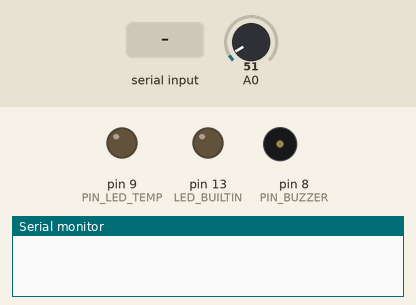
Recording of a sketch running on a simulated Arduino Uno, built with avr-gcc and run on an emulated ATmega328P. Shown: output pins drawn as LEDs (lit = HIGH), buzzer (waves = sounding, pin HIGH), the last lines printed to the serial monitor. Inputs (shaded band) come from the test bench; at power-on: A0 = 51.

Above: at 1.2 s.
1.3 s: "$On\n" received over Serial
At 1.8 s:
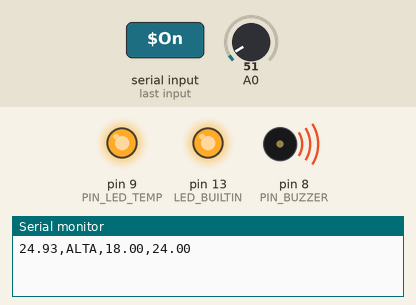
2.8 s: "H:90\n" received over Serial
At 4.5 s:
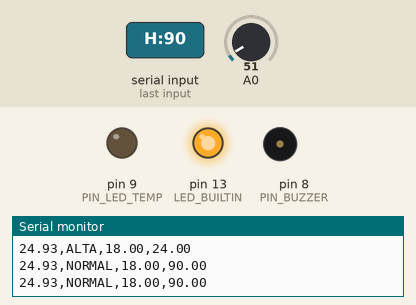
4.8 s: A0 set to 41
6.5 s: A0 set to 34
At 8.7 s:
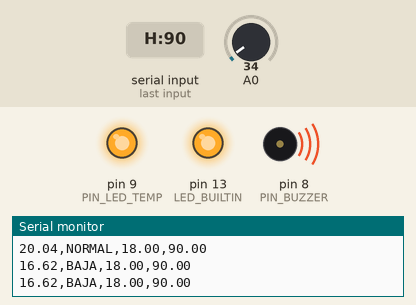
9.5 s: A0 set to 61
At 11.1 s:
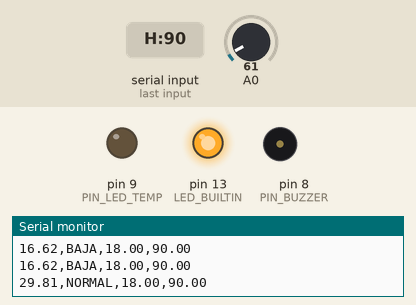
11.8 s: A0 set to 30
At 12.6 s:
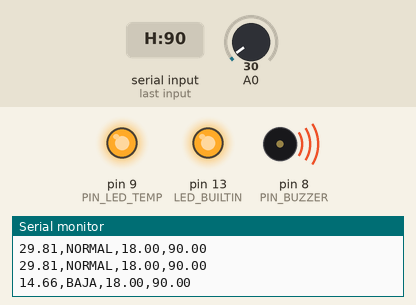
Timing chart, 0 to 14.8 s (numbered marks = the images above; inputs shaded):
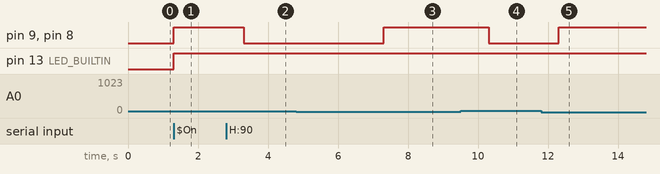

The sketch:

sketch_sep26a.ino
```cpp
/*

==============Codigo Version 1 - USADO EN PRUEBA NUMERO 7 DEL SENSOR ANALOGICO==============

String inputString = ""; //a String to hold incoming data
bool stringComplete = false; // whether the string is complete

void setup() {
  // put your setup code here, to run once:
  Serial.begin(9600);
  pinMode(LED_BUILTIN,OUTPUT);
  digitalWrite(LED_BUILTIN,LOW);
  Serial.println("Hola Mundo");

}

void loop() {
  // put your main code here, to run repeatedly:
  if (stringComplete){
    inputString.trim();
    Serial.println(inputString);
    //process the command
    if (inputString.equals("$On")){
      digitalWrite(LED_BUILTIN,HIGH);
    }
    else if (inputString.equals("$Off"))
    {
      digitalWrite(LED_BUILTIN,LOW);
    }

    //clear the string:
    inputString = "";
    stringComplete = false;


  }

}

void serialEvent()
{
  while(Serial.available()){
    //get the new byte:
    char inChar = (char)Serial.read();
    if (inChar == '\n'){
      stringComplete = true;
    }
    else{
      //add it t the inputString:
      inputString += inChar;
    }
  }
}
*/


/*

==============Codigo Version 2 - USADO EN PRUEBA NUMERO 8 DEL SENSOR ANALOGICO==============

// Variables para la comunicación serial
String inputString = "";
bool stringComplete = false;

//Variable de control de estado del sistema
bool sistemaActivo = false;


// Variables para el sensor de temperatura y rangos
float tempMin = 18.0; // Límite inferior predeterminado
float tempMax = 24.0; // Límite superior predeterminado
unsigned long previoMillis = 0;
const long intervalo = 1000; // Envía datos cada 1 segundo

// Pines de Actuadores
const int PIN_BUZZER = 8;  // pin para el buzzer
const int PIN_LED_TEMP = 9; // LED indicador físico

void setup() {
  Serial.begin(9600);

  pinMode(LED_BUILTIN, OUTPUT);
  pinMode(PIN_BUZZER, OUTPUT);
  pinMode(PIN_LED_TEMP, OUTPUT);

  digitalWrite(LED_BUILTIN, LOW);
  digitalWrite(PIN_BUZZER, LOW);
  digitalWrite(PIN_LED_TEMP, LOW);

  apagarTodoElHardware();
}

void loop() {
  // PROCESAR COMANDOS DESDE EL HMI
  if (stringComplete) {
    inputString.trim();

    // Control manual del LED integrado
    if (inputString.equals("$On")) {
      digitalWrite(LED_BUILTIN, HIGH);
    }
    else if (inputString.equals("$Off")) {
      digitalWrite(LED_BUILTIN, LOW);
    }
    // Configuración dinámica de rangos desde el HMI (Formato esperado: L:15.5 o H:28.0)
    else if (inputString.startsWith("L:")) {
      tempMin = inputString.substring(2).toFloat();
    }
    else if (inputString.startsWith("H:")) {
      tempMax = inputString.substring(2).toFloat();
    }

    // Limpiar string
    inputString = "";
    stringComplete = false;
  }

  // LECTURA DE TEMPERATURA Y ENVÍO AL HMI
  unsigned long actualMillis = millis();
  if (actualMillis - previoMillis >= intervalo) {
    previoMillis = actualMillis;

    // Leer sensor
    int value = analogRead(A0);
    float volts = (value * 5.0) / 1023.0;
    float celsius = volts * 100.0;

    // Determinar estado de alerta
    String estado = "NORMAL";
    if (celsius > tempMax) {
      estado = "ALTA";
      digitalWrite(PIN_BUZZER, HIGH); // Activa buzzer físico
      digitalWrite(PIN_LED_TEMP, HIGH);
    }
    else if (celsius < tempMin) {
      estado = "BAJA";
      digitalWrite(PIN_BUZZER, HIGH); // Activa buzzer físico
      digitalWrite(PIN_LED_TEMP, HIGH);
    }
    else {
      digitalWrite(PIN_BUZZER, LOW);  // Apaga alertas físicas
      digitalWrite(PIN_LED_TEMP, LOW);
    }

    // Enviar datos formateados al HMI: "Temperatura,Estado,Min,Max"
    // Ejemplo: "25.34,ALTA,18.00,24.00"
    Serial.print(celsius);
    Serial.print(",");
    Serial.print(estado);
    Serial.print(",");
    Serial.print(tempMin);
    Serial.print(",");
    Serial.println(tempMax);
  }
}

//Funcion que apaga todas las salidas fisicas de golpe
void apagarTodoElHardware() {
  digitalWrite(LED_BUILTIN, LOW);
  digitalWrite(PIN_BUZZER, LOW);
  digitalWrite(PIN_LED_TEMP, LOW);
}


// Evento Serial automático
void serialEvent() {
  while (Serial.available()) {
    char inChar = (char)Serial.read();
    if (inChar == '\n') {
      stringComplete = true;
    } else {
      inputString += inChar;
    }
  }
}

*/


/*

==============Codigo Version 3 - USADO EN PRUEBA NUMERO 9 DEL SENSOR ANALOGICO==============

// Variables para la comunicación serial
String inputString = "";
bool stringComplete = false;

// Variable de control de estado del sistema
bool sistemaActivo = false;

// Variables para el sensor de temperatura y rangos
float tempMin = 18.0;
float tempMax = 24.0;
unsigned long previoMillis = 0;
const long intervalo = 1000;

// Pines de Actuadores
const int PIN_BUZZER = 8;
const int PIN_LED_TEMP = 9;

void setup() {
  Serial.begin(9600);

  pinMode(LED_BUILTIN, OUTPUT);
  pinMode(PIN_BUZZER, OUTPUT);
  pinMode(PIN_LED_TEMP, OUTPUT);

  // Asegurar estado inicial apagado
  apagarTodoElHardware();
}

void loop() {
  // PROCESAR COMANDOS DESDE EL HMI
  if (stringComplete) {
    inputString.trim();

    // Control general de encendido y apagado del sistema
    if (inputString.equals("$On")) {
      sistemaActivo = true;
      digitalWrite(LED_BUILTIN, HIGH); // Luz de sistema operando
    }
    else if (inputString.equals("$Off")) {
      sistemaActivo = false;
      apagarTodoElHardware(); // Apagado inmediato de seguridad
    }
    // Configuración de rangos
    else if (inputString.startsWith("L:")) {
      tempMin = inputString.substring(2).toFloat();
    }
    else if (inputString.startsWith("H:")) {
      tempMax = inputString.substring(2).toFloat();
    }

    inputString = "";
    stringComplete = false;
  }

  // OPERACIÓN Y MONITOREO (Solo si el HMI activó el sistema)
  if (sistemaActivo) {
    unsigned long actualMillis = millis();
    if (actualMillis - previoMillis >= intervalo) {
      previoMillis = actualMillis;

      // Leer sensor
      int value = analogRead(A0);
      float volts = (value * 5.0) / 1023.0;
      float celsius = volts * 100.0;

      // Determinar estado de alerta
      String estado = "NORMAL";
      if (celsius > tempMax) {
        estado = "ALTA";
        digitalWrite(PIN_BUZZER, HIGH);
        digitalWrite(PIN_LED_TEMP, HIGH);
      }
      else if (celsius < tempMin) {
        estado = "BAJA";
        digitalWrite(PIN_BUZZER, HIGH);
        digitalWrite(PIN_LED_TEMP, HIGH);
      }
      else {
        digitalWrite(PIN_BUZZER, LOW);
        digitalWrite(PIN_LED_TEMP, LOW);
      }

      // Enviar datos formateados al HMI
      Serial.print(celsius);
      Serial.print(",");
      Serial.print(estado);
      Serial.print(",");
      Serial.print(tempMin);
      Serial.print(",");
      Serial.println(tempMax);
    }
  }
}

// Función auxiliar para apagar todas las salidas físicas de golpe
void apagarTodoElHardware() {
  digitalWrite(LED_BUILTIN, LOW);
  digitalWrite(PIN_BUZZER, LOW);
  digitalWrite(PIN_LED_TEMP, LOW);
}

// Evento Serial automático
void serialEvent() {
  while (Serial.available()) {
    char inChar = (char)Serial.read();
    if (inChar == '\n') {
      stringComplete = true;
    } else {
      inputString += inChar;
    }
  }
}

*/

/*==============Codigo Version 4 - USADO EN PRUEBA NUMERO 5 DEL SENSOR ANALOGICO==============*/
//NOTA: ESTE CODIGO YA NO FUNCIONA EN EL HMI, SE TIENE QUE INTEGRAR EL PROCESAMIENTO COMANDO RANGOS

// Variables para la comunicación serial
String inputString = "";
bool stringComplete = false;

// Variable de control de estado del sistema
bool sistemaActivo = false;

// Variables para el sensor de temperatura y rangos
float tempMin = 18.0;
float tempMax = 24.0;
unsigned long previoMillis = 0;
const long intervalo = 1000;

// Pines de Actuadores
const int PIN_BUZZER = 8;
const int PIN_LED_TEMP = 9;

void setup() {
  Serial.begin(9600);

  pinMode(LED_BUILTIN, OUTPUT);
  pinMode(PIN_BUZZER, OUTPUT);
  pinMode(PIN_LED_TEMP, OUTPUT);

  // Funcion que asegurar que el estado inicial sea apagado al arrancar el Arduino
  apagarTodoElHardware();
}

void loop() {
  // PROCESAR COMANDOS DESDE EL HMI
  if (stringComplete) {
    inputString.trim();

    if (inputString.equals("$On")) {
      sistemaActivo = true;
      digitalWrite(LED_BUILTIN, HIGH); // Indicador visual de sistema operando
    }
    else if (inputString.equals("$Off")) {
      sistemaActivo = false;
      apagarTodoElHardware(); // Apagado inmediato de seguridad de los actuadores
    }
    else if (inputString.startsWith("L:")) {
      tempMin = inputString.substring(2).toFloat();
    }
    else if (inputString.startsWith("H:")) {
      tempMax = inputString.substring(2).toFloat();
    }

    inputString = "";
    stringComplete = false;
  }

  // OPERACIÓN Y MONITOREO (Solo si sistemaActivo es true)
  if (sistemaActivo) {
    unsigned long actualMillis = millis();
    if (actualMillis - previoMillis >= intervalo) {
      previoMillis = actualMillis;

      // Leer sensor LM35
      int value = analogRead(A0);
      float volts = (value * 5.0) / 1023.0;
      float celsius = volts * 100.0;

      // Determinar estado de alerta
      String estado = "NORMAL";
      if (celsius > tempMax || celsius < tempMin) {
        estado = (celsius > tempMax) ? "ALTA" : "BAJA";
        digitalWrite(PIN_BUZZER, HIGH);
        digitalWrite(PIN_LED_TEMP, HIGH);
      }
      else {
        digitalWrite(PIN_BUZZER, LOW);
        digitalWrite(PIN_LED_TEMP, LOW);
      }

      // Enviar datos formateados al HMI
      Serial.print(celsius);
      Serial.print(",");
      Serial.print(estado);
      Serial.print(",");
      Serial.print(tempMin);
      Serial.print(",");
      Serial.println(tempMax);
    }
  }
}

// Función para apagar todas las salidas físicas
void apagarTodoElHardware() {
  digitalWrite(LED_BUILTIN, LOW);
  digitalWrite(PIN_BUZZER, LOW);
  digitalWrite(PIN_LED_TEMP, LOW);
}

// Evento Serial automático
void serialEvent() {
  while (Serial.available()) {
    char inChar = (char)Serial.read();
    if (inChar == '\n') {
      stringComplete = true;
    } else {
      inputString += inChar;
    }
  }
}


/*==============Codigo Version 5 - USADO EN PRUEBA NUMERO 5 DEL SENSOR ANALOGICO==============*/
//NOTA: VERSION QUE INTEGRA EL COMANDO RANGOS, NO SE PROBO

/*
// Variables para la comunicación serial
String inputString = "";
bool stringComplete = false;
bool sistemaActivo = false;

// Variables para el sensor de temperatura y rangos
float tempMin = 18.0;
float tempMax = 24.0;
unsigned long previoMillis = 0;
const long intervalo = 1000;

// Pines de Actuadores
const int PIN_BUZZER = 8;
const int PIN_LED_TEMP = 9;

void setup() {
  Serial.begin(9600);

  pinMode(LED_BUILTIN, OUTPUT);
  pinMode(PIN_BUZZER, OUTPUT);
  pinMode(PIN_LED_TEMP, OUTPUT);

  apagarTodoElHardware();
}

void loop() {
  // PROCESAR COMANDOS DESDE EL HMI (Actualizado)
  if (stringComplete) {
    inputString.trim();

    if (inputString.equals("$On")) {
      sistemaActivo = true;
      digitalWrite(LED_BUILTIN, HIGH);
    }
    else if (inputString.equals("$Off")) {
      sistemaActivo = false;
      apagarTodoElHardware();
    }
    // NUEVO PARSEADOR: Ahora el LM35 recibe ambos límites juntos
    else if (inputString.startsWith("RANGOS:")) {
      String datosRangos = inputString.substring(7);
      int comaIndex = datosRangos.indexOf(',');
      if (comaIndex != -1) {
        String minStr = datosRangos.substring(0, comaIndex);
        String maxStr = datosRangos.substring(comaIndex + 1);

        tempMin = minStr.toFloat();
        tempMax = maxStr.toFloat();
      }
    }

    inputString = "";
    stringComplete = false;
  }

  // OPERACIÓN Y MONITOREO
  if (sistemaActivo) {
    unsigned long actualMillis = millis();
    if (actualMillis - previoMillis >= intervalo) {
      previoMillis = actualMillis;

      // Leer sensor LM35
      int value = analogRead(A0);
      float volts = (value * 5.0) / 1023.0;
      float celsius = volts * 100.0;

      // Determinar estado de alerta
      String estado = "NORMAL";
      if (celsius > tempMax || celsius < tempMin) {
        estado = (celsius > tempMax) ? "ALTA" : "BAJA";
        digitalWrite(PIN_BUZZER, HIGH);
        digitalWrite(PIN_LED_TEMP, HIGH);
      }
      else {
        digitalWrite(PIN_BUZZER, LOW);
        digitalWrite(PIN_LED_TEMP, LOW);
      }

      // Enviar datos formateados al HMI
      Serial.print(celsius);
      Serial.print(",");
      Serial.print(estado);
      Serial.print(",");
      Serial.print(tempMin);
      Serial.print(",");
      Serial.println(tempMax);
    }
  }
}

void apagarTodoElHardware() {
  digitalWrite(LED_BUILTIN, LOW);
  digitalWrite(PIN_BUZZER, LOW);
  digitalWrite(PIN_LED_TEMP, LOW);
}

void serialEvent() {
  while (Serial.available()) {
    char inChar = (char)Serial.read();
    if (inChar == '\n') {
      stringComplete = true;
    } else {
      inputString += inChar;
    }
  }
}


*/
```

Measured:
- the behaviour switches between 37 and 36 on A0 (found by bisection; images 2 and 3)
- after the input at 1.3 s, pin 9 (PIN_LED_TEMP), pin 13 (LED_BUILTIN), pin 8 (PIN_BUZZER): LOW → HIGH at once
- after the input at 2.8 s, pin 9 (PIN_LED_TEMP), pin 8 (PIN_BUZZER): HIGH → LOW after 0.50 s
- after the input at 6.5 s, pin 9 (PIN_LED_TEMP), pin 8 (PIN_BUZZER): LOW → HIGH after 0.80 s
- after the input at 9.5 s, pin 9 (PIN_LED_TEMP), pin 8 (PIN_BUZZER): HIGH → LOW after 0.80 s
- after the input at 11.8 s, pin 9 (PIN_LED_TEMP), pin 8 (PIN_BUZZER): LOW → HIGH after 0.50 s
